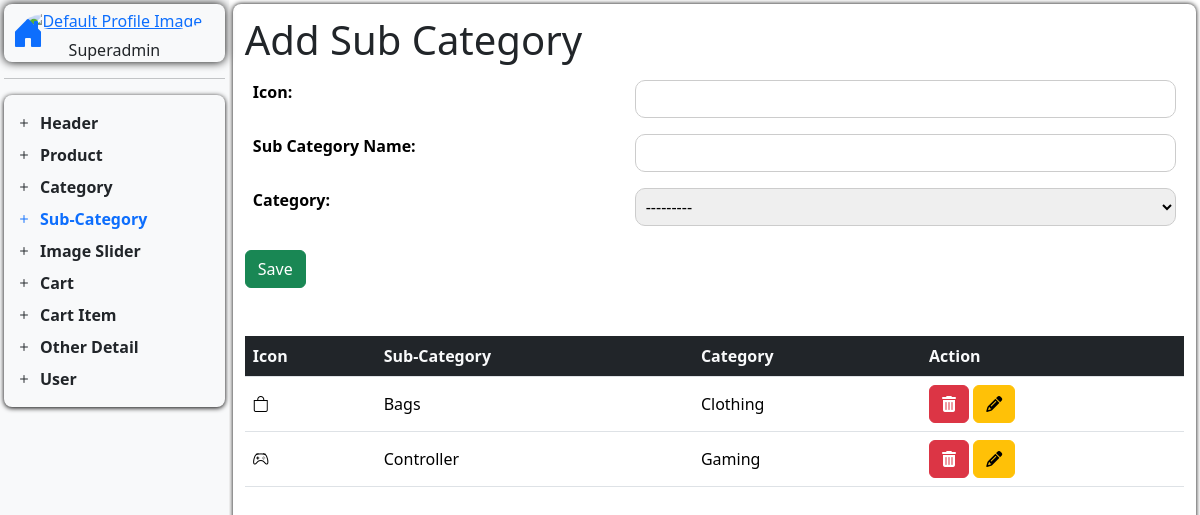
Screenshot of /add-sub-category/ with the database file from the repository.
### techspot_app/models.py (models this page shows, shortened)
class Sub_CategoryModel(models.Model):
    sub_category_icon = models.CharField(max_length=200, default="", blank=True)
    sub_category_name = models.CharField(max_length=200, default="", unique=True)
    category = models.ForeignKey(
        CategoryModel, related_name="subcategories", on_delete=models.CASCADE
    )

class CategoryModel(models.Model):
    category_icon = models.CharField(max_length=200, default="", blank=True)
    category_name = models.CharField(max_length=200, default="", unique=True)
    category_image = models.ImageField(
        upload_to="category_image/", default="", null=True, blank=True
    )
    def __str__(self) -> str:
        return f"{self.category_name}"

### techspot_app/operationView.py (the view)
# urls.py: path("add-sub-category/", add_sub_category, name="add_sub_category"),
def add_sub_category(request):
    return handle_create(
        request=request,
        model=Sub_CategoryModel,
        formname=SubCategoryForm,
        redirect_url="add_sub_category",
        template_url="Dashboard/D_Content/add_sub_category.html",
        action_url="add_sub_category",
    )

### techspot_app/forms.py
class SubCategoryForm(forms.ModelForm):
    class Meta:
        model = Sub_CategoryModel
        fields = "__all__"

### handler/operationhandler.py (called while the page is built)
def handle_create(
        request,
        model,
        formname,
        redirect_url,
        template_url,
        action_url
    ):
    data = model.objects.order_by('-id')
    if request.method == "POST":
        form = formname(request.POST, request.FILES)
        if form.is_valid():
            form.save()
            return redirect(redirect_url)
    else:
        form = formname()
    context = {
        "form": form,
        "data": data,
        'action_url': reverse(action_url)
        }
    return render(request, template_url, context)

### techspot_app/templates/Dashboard/D_Content/add_sub_category.html
{% extends "Dashboard/dashboard.html" %}
{% block add_sub_category%}
<h1>Add Sub Category</h1>
<div>
    <table class="table table-borderless">
        <tr>
            <th><label for="sub_category_icon">Icon: </label></th>
            <td>{{form.sub_category_icon}}</td>
        </tr>
        <tr>
            <th><label for="sub_category_name">Sub Category Name: </label></th>
            <td>{{form.sub_category_name}}</td>
        </tr>
        <tr>
            <th><label for="sub_category_category">Category: </label></th>
            <td>{{form.category}}</td>
        </tr>
    </table>
</div>
<button type="submit" name="submit" class="btn btn-success">
    {% if form.instance.id %} Update {% else %} Save {% endif %}
</button>
<div class="mt-5">
    <table class="table bg-white">
        <thead>
            <tr>
                <th class="bg-dark text-light">Icon</th>
                <th class="bg-dark text-light">Sub-Category</th>
                <th class="bg-dark text-light">Category</th>
                <th class="bg-dark text-light">Action</th>
            </tr>
        </thead>
        <tbody>
            {% for s_cat in data %}
            <tr>
                <td class="align-middle">
                    {% if s_cat.sub_category_icon %}
                      <i class="{{s_cat.sub_category_icon}}"></i>
                      {% else %}
                      <p>N/A</p>
                    {% endif %}
                </td>
                <td class="align-middle">{{ s_cat.sub_category_name }}</td>
                <td class="align-middle">{{ s_cat.category }}</td>
                <td>
                    <a href="{% url 'del_sub_category' s_cat.id %}" class="btn btn-danger"><i class="fas fa-trash-alt"></i></a>
                    <a href="{% url 'update_sub_category' s_cat.id %}" class="btn btn-warning"><i class="fas fa-pencil-alt"></i></a>
                </td>
            </tr>
            {% endfor %}
        </tbody>
    </table>
</div>
{% endblock %}

### static/CSS/Dashboard/dashboard.css (style rules this page uses)
* { margin: 0; padding: 0; max-width: 100%; box-sizing: border-box; }
input, select { width: 100%; padding: 6px; border: 1px solid #ccc; border-radius: 10px; }

### rows the page displays
Sub_CategoryModel: sub_category_name "Bags", category "Clothing"
Sub_CategoryModel: sub_category_name "Controller", category "Gaming"
